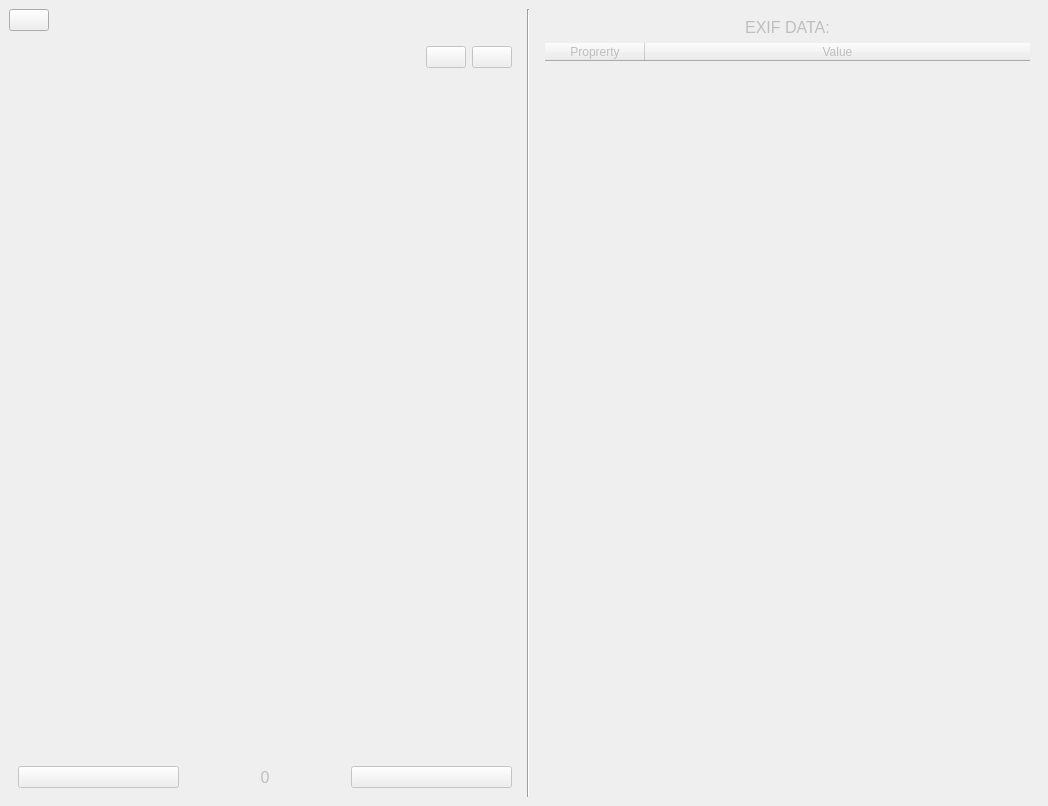
<?xml version="1.0" encoding="UTF-8"?>
<ui version="4.0">
 <class>MainWindow</class>
 <widget class="QMainWindow" name="MainWindow">
  <property name="geometry">
   <rect>
    <x>0</x>
    <y>0</y>
    <width>1048</width>
    <height>806</height>
   </rect>
  </property>
  <property name="windowTitle">
   <string>MainWindow</string>
  </property>
  <widget class="QWidget" name="centralwidget">
   <property name="sizePolicy">
    <sizepolicy hsizetype="Expanding" vsizetype="Expanding">
     <horstretch>0</horstretch>
     <verstretch>0</verstretch>
    </sizepolicy>
   </property>
   <layout class="QHBoxLayout" name="horizontalLayout">
    <item>
     <widget class="QWidget" name="widget" native="true">
      <property name="sizePolicy">
       <sizepolicy hsizetype="Minimum" vsizetype="Minimum">
        <horstretch>0</horstretch>
        <verstretch>0</verstretch>
       </sizepolicy>
      </property>
      <property name="maximumSize">
       <size>
        <width>512</width>
        <height>16777215</height>
       </size>
      </property>
      <layout class="QVBoxLayout" name="verticalLayout">
       <property name="leftMargin">
        <number>0</number>
       </property>
       <property name="topMargin">
        <number>0</number>
       </property>
       <property name="rightMargin">
        <number>0</number>
       </property>
       <property name="bottomMargin">
        <number>0</number>
       </property>
       <item>
        <widget class="QWidget" name="widget_3" native="true">
         <property name="enabled">
          <bool>true</bool>
         </property>
         <property name="sizePolicy">
          <sizepolicy hsizetype="MinimumExpanding" vsizetype="MinimumExpanding">
           <horstretch>0</horstretch>
           <verstretch>0</verstretch>
          </sizepolicy>
         </property>
         <property name="minimumSize">
          <size>
           <width>0</width>
           <height>0</height>
          </size>
         </property>
         <property name="maximumSize">
          <size>
           <width>512</width>
           <height>16777215</height>
          </size>
         </property>
         <property name="baseSize">
          <size>
           <width>0</width>
           <height>0</height>
          </size>
         </property>
         <layout class="QVBoxLayout" name="verticalLayout_2">
          <property name="leftMargin">
           <number>0</number>
          </property>
          <property name="topMargin">
           <number>0</number>
          </property>
          <property name="rightMargin">
           <number>0</number>
          </property>
          <property name="bottomMargin">
           <number>0</number>
          </property>
          <item alignment="Qt::AlignTop">
           <widget class="QWidget" name="widget_8" native="true">
            <property name="sizePolicy">
             <sizepolicy hsizetype="Minimum" vsizetype="Maximum">
              <horstretch>0</horstretch>
              <verstretch>0</verstretch>
             </sizepolicy>
            </property>
            <layout class="QHBoxLayout" name="horizontalLayout_6">
             <property name="sizeConstraint">
              <enum>QLayout::SetDefaultConstraint</enum>
             </property>
             <property name="leftMargin">
              <number>0</number>
             </property>
             <property name="topMargin">
              <number>0</number>
             </property>
             <property name="rightMargin">
              <number>0</number>
             </property>
             <property name="bottomMargin">
              <number>0</number>
             </property>
             <item>
              <widget class="QWidget" name="widget_7" native="true">
               <property name="sizePolicy">
                <sizepolicy hsizetype="Maximum" vsizetype="Maximum">
                 <horstretch>0</horstretch>
                 <verstretch>0</verstretch>
                </sizepolicy>
               </property>
               <layout class="QHBoxLayout" name="horizontalLayout_5">
                <property name="spacing">
                 <number>0</number>
                </property>
                <property name="leftMargin">
                 <number>0</number>
                </property>
                <property name="topMargin">
                 <number>0</number>
                </property>
                <property name="rightMargin">
                 <number>0</number>
                </property>
                <property name="bottomMargin">
                 <number>0</number>
                </property>
                <item>
                 <widget class="QPushButton" name="pushButton">
                  <property name="sizePolicy">
                   <sizepolicy hsizetype="Maximum" vsizetype="Maximum">
                    <horstretch>0</horstretch>
                    <verstretch>0</verstretch>
                   </sizepolicy>
                  </property>
                  <property name="toolTip">
                   <string>&lt;html&gt;&lt;head/&gt;&lt;body&gt;&lt;p&gt;Open Files&lt;/p&gt;&lt;/body&gt;&lt;/html&gt;</string>
                  </property>
                  <property name="text">
                   <string/>
                  </property>
                  <property name="icon">
                   <iconset>
                    <normaloff>Icon/folder_open-24px.svg</normaloff>Icon/folder_open-24px.svg</iconset>
                  </property>
                  <property name="iconSize">
                   <size>
                    <width>24</width>
                    <height>24</height>
                   </size>
                  </property>
                 </widget>
                </item>
               </layout>
              </widget>
             </item>
             <item>
              <widget class="QWidget" name="widget_10" native="true"/>
             </item>
            </layout>
           </widget>
          </item>
          <item alignment="Qt::AlignRight|Qt::AlignBottom">
           <widget class="QWidget" name="widget_4" native="true">
            <layout class="QHBoxLayout" name="horizontalLayout_3">
             <item>
              <widget class="QPushButton" name="pushButton_2">
               <property name="enabled">
                <bool>false</bool>
               </property>
               <property name="sizePolicy">
                <sizepolicy hsizetype="Maximum" vsizetype="Maximum">
                 <horstretch>0</horstretch>
                 <verstretch>0</verstretch>
                </sizepolicy>
               </property>
               <property name="toolTip">
                <string>&lt;html&gt;&lt;head/&gt;&lt;body&gt;&lt;p align=&quot;center&quot;&gt;See the place of the photo&lt;br/&gt;(CTRL+M)&lt;/p&gt;&lt;/body&gt;&lt;/html&gt;</string>
               </property>
               <property name="text">
                <string/>
               </property>
               <property name="icon">
                <iconset>
                 <normaloff>Icon/Map-2-icon.png</normaloff>Icon/Map-2-icon.png</iconset>
               </property>
               <property name="iconSize">
                <size>
                 <width>24</width>
                 <height>24</height>
                </size>
               </property>
               <property name="checkable">
                <bool>false</bool>
               </property>
              </widget>
             </item>
             <item>
              <widget class="QPushButton" name="pushButton_3">
               <property name="enabled">
                <bool>false</bool>
               </property>
               <property name="sizePolicy">
                <sizepolicy hsizetype="Maximum" vsizetype="Maximum">
                 <horstretch>0</horstretch>
                 <verstretch>0</verstretch>
                </sizepolicy>
               </property>
               <property name="toolTip">
                <string>&lt;html&gt;&lt;head/&gt;&lt;body&gt;&lt;p align=&quot;center&quot;&gt;Rotate 90°&lt;br/&gt;(CTRL+R)&lt;/p&gt;&lt;/body&gt;&lt;/html&gt;</string>
               </property>
               <property name="text">
                <string/>
               </property>
               <property name="icon">
                <iconset>
                 <normaloff>Icon/rotate_right-24px.svg</normaloff>Icon/rotate_right-24px.svg</iconset>
               </property>
               <property name="iconSize">
                <size>
                 <width>24</width>
                 <height>24</height>
                </size>
               </property>
              </widget>
             </item>
            </layout>
           </widget>
          </item>
          <item>
           <widget class="QWidget" name="widget_5" native="true">
            <property name="sizePolicy">
             <sizepolicy hsizetype="MinimumExpanding" vsizetype="Expanding">
              <horstretch>0</horstretch>
              <verstretch>0</verstretch>
             </sizepolicy>
            </property>
            <layout class="QHBoxLayout" name="horizontalLayout_2">
             <property name="leftMargin">
              <number>0</number>
             </property>
             <property name="topMargin">
              <number>0</number>
             </property>
             <property name="rightMargin">
              <number>0</number>
             </property>
             <property name="bottomMargin">
              <number>0</number>
             </property>
             <item>
              <widget class="QWidget" name="widget_9" native="true">
               <property name="sizePolicy">
                <sizepolicy hsizetype="Maximum" vsizetype="Maximum">
                 <horstretch>0</horstretch>
                 <verstretch>0</verstretch>
                </sizepolicy>
               </property>
               <property name="maximumSize">
                <size>
                 <width>512</width>
                 <height>512</height>
                </size>
               </property>
               <layout class="QHBoxLayout" name="horizontalLayout_7">
                <property name="leftMargin">
                 <number>0</number>
                </property>
                <property name="topMargin">
                 <number>0</number>
                </property>
                <property name="rightMargin">
                 <number>0</number>
                </property>
                <property name="bottomMargin">
                 <number>0</number>
                </property>
                <item>
                 <widget class="QLabel" name="label">
                  <property name="sizePolicy">
                   <sizepolicy hsizetype="Ignored" vsizetype="Ignored">
                    <horstretch>0</horstretch>
                    <verstretch>0</verstretch>
                   </sizepolicy>
                  </property>
                  <property name="minimumSize">
                   <size>
                    <width>0</width>
                    <height>0</height>
                   </size>
                  </property>
                  <property name="maximumSize">
                   <size>
                    <width>512</width>
                    <height>512</height>
                   </size>
                  </property>
                  <property name="baseSize">
                   <size>
                    <width>0</width>
                    <height>0</height>
                   </size>
                  </property>
                  <property name="text">
                   <string/>
                  </property>
                  <property name="textFormat">
                   <enum>Qt::AutoText</enum>
                  </property>
                  <property name="pixmap">
                   <pixmap>../../glitter_stock_10_by_kizuna_chan_d3knlpd.jpg</pixmap>
                  </property>
                  <property name="scaledContents">
                   <bool>false</bool>
                  </property>
                  <property name="alignment">
                   <set>Qt::AlignCenter</set>
                  </property>
                  <property name="wordWrap">
                   <bool>false</bool>
                  </property>
                 </widget>
                </item>
               </layout>
              </widget>
             </item>
            </layout>
           </widget>
          </item>
          <item alignment="Qt::AlignTop">
           <widget class="QWidget" name="widget_6" native="true">
            <property name="sizePolicy">
             <sizepolicy hsizetype="Minimum" vsizetype="Maximum">
              <horstretch>0</horstretch>
              <verstretch>0</verstretch>
             </sizepolicy>
            </property>
            <layout class="QHBoxLayout" name="horizontalLayout_4">
             <item>
              <widget class="QPushButton" name="pushButton_4">
               <property name="enabled">
                <bool>false</bool>
               </property>
               <property name="sizePolicy">
                <sizepolicy hsizetype="Minimum" vsizetype="Maximum">
                 <horstretch>0</horstretch>
                 <verstretch>0</verstretch>
                </sizepolicy>
               </property>
               <property name="toolTip">
                <string>&lt;html&gt;&lt;head/&gt;&lt;body&gt;&lt;p align=&quot;center&quot;&gt;Previous Image&lt;br/&gt;(Left arrow)&lt;/p&gt;&lt;/body&gt;&lt;/html&gt;</string>
               </property>
               <property name="text">
                <string/>
               </property>
               <property name="icon">
                <iconset>
                 <normaloff>Icon/arrow_back_ios-24px.svg</normaloff>Icon/arrow_back_ios-24px.svg</iconset>
               </property>
               <property name="iconSize">
                <size>
                 <width>24</width>
                 <height>24</height>
                </size>
               </property>
              </widget>
             </item>
             <item>
              <widget class="QLabel" name="label_2">
               <property name="enabled">
                <bool>false</bool>
               </property>
               <property name="font">
                <font>
                 <pointsize>12</pointsize>
                </font>
               </property>
               <property name="text">
                <string>0</string>
               </property>
               <property name="alignment">
                <set>Qt::AlignCenter</set>
               </property>
              </widget>
             </item>
             <item>
              <widget class="QPushButton" name="pushButton_5">
               <property name="enabled">
                <bool>false</bool>
               </property>
               <property name="sizePolicy">
                <sizepolicy hsizetype="Minimum" vsizetype="Maximum">
                 <horstretch>0</horstretch>
                 <verstretch>0</verstretch>
                </sizepolicy>
               </property>
               <property name="toolTip">
                <string>&lt;html&gt;&lt;head/&gt;&lt;body&gt;&lt;p align=&quot;center&quot;&gt;Next Image&lt;br/&gt;(Right Arrow)&lt;/p&gt;&lt;/body&gt;&lt;/html&gt;</string>
               </property>
               <property name="text">
                <string/>
               </property>
               <property name="icon">
                <iconset>
                 <normaloff>Icon/arrow_forward_ios-24px.svg</normaloff>Icon/arrow_forward_ios-24px.svg</iconset>
               </property>
               <property name="iconSize">
                <size>
                 <width>24</width>
                 <height>24</height>
                </size>
               </property>
              </widget>
             </item>
            </layout>
           </widget>
          </item>
         </layout>
        </widget>
       </item>
      </layout>
     </widget>
    </item>
    <item>
     <widget class="Line" name="line">
      <property name="orientation">
       <enum>Qt::Vertical</enum>
      </property>
     </widget>
    </item>
    <item alignment="Qt::AlignTop">
     <widget class="QWidget" name="widget_2" native="true">
      <property name="sizePolicy">
       <sizepolicy hsizetype="Minimum" vsizetype="Maximum">
        <horstretch>0</horstretch>
        <verstretch>0</verstretch>
       </sizepolicy>
      </property>
      <property name="minimumSize">
       <size>
        <width>0</width>
        <height>0</height>
       </size>
      </property>
      <layout class="QVBoxLayout" name="verticalLayout_3">
       <item>
        <widget class="QLabel" name="label_3">
         <property name="enabled">
          <bool>false</bool>
         </property>
         <property name="sizePolicy">
          <sizepolicy hsizetype="Minimum" vsizetype="Maximum">
           <horstretch>0</horstretch>
           <verstretch>0</verstretch>
          </sizepolicy>
         </property>
         <property name="font">
          <font>
           <pointsize>12</pointsize>
          </font>
         </property>
         <property name="text">
          <string>EXIF DATA:</string>
         </property>
         <property name="alignment">
          <set>Qt::AlignCenter</set>
         </property>
        </widget>
       </item>
       <item>
        <widget class="QTableWidget" name="tableWidget">
         <property name="enabled">
          <bool>false</bool>
         </property>
         <property name="sizePolicy">
          <sizepolicy hsizetype="Ignored" vsizetype="Maximum">
           <horstretch>0</horstretch>
           <verstretch>0</verstretch>
          </sizepolicy>
         </property>
         <property name="frameShape">
          <enum>QFrame::NoFrame</enum>
         </property>
         <property name="frameShadow">
          <enum>QFrame::Plain</enum>
         </property>
         <property name="verticalScrollBarPolicy">
          <enum>Qt::ScrollBarAsNeeded</enum>
         </property>
         <property name="horizontalScrollBarPolicy">
          <enum>Qt::ScrollBarAsNeeded</enum>
         </property>
         <property name="sizeAdjustPolicy">
          <enum>QAbstractScrollArea::AdjustToContents</enum>
         </property>
         <property name="editTriggers">
          <set>QAbstractItemView::NoEditTriggers</set>
         </property>
         <property name="alternatingRowColors">
          <bool>true</bool>
         </property>
         <property name="verticalScrollMode">
          <enum>QAbstractItemView::ScrollPerPixel</enum>
         </property>
         <property name="horizontalScrollMode">
          <enum>QAbstractItemView::ScrollPerPixel</enum>
         </property>
         <property name="gridStyle">
          <enum>Qt::SolidLine</enum>
         </property>
         <property name="sortingEnabled">
          <bool>false</bool>
         </property>
         <property name="rowCount">
          <number>0</number>
         </property>
         <attribute name="horizontalHeaderVisible">
          <bool>true</bool>
         </attribute>
         <attribute name="horizontalHeaderCascadingSectionResizes">
          <bool>true</bool>
         </attribute>
         <attribute name="horizontalHeaderHighlightSections">
          <bool>true</bool>
         </attribute>
         <attribute name="horizontalHeaderShowSortIndicator" stdset="0">
          <bool>false</bool>
         </attribute>
         <attribute name="horizontalHeaderStretchLastSection">
          <bool>true</bool>
         </attribute>
         <attribute name="verticalHeaderVisible">
          <bool>true</bool>
         </attribute>
         <attribute name="verticalHeaderCascadingSectionResizes">
          <bool>true</bool>
         </attribute>
         <attribute name="verticalHeaderHighlightSections">
          <bool>true</bool>
         </attribute>
         <attribute name="verticalHeaderShowSortIndicator" stdset="0">
          <bool>false</bool>
         </attribute>
         <column>
          <property name="text">
           <string>Proprerty</string>
          </property>
         </column>
         <column>
          <property name="text">
           <string>Value</string>
          </property>
         </column>
        </widget>
       </item>
      </layout>
     </widget>
    </item>
   </layout>
  </widget>
 </widget>
 <resources/>
 <connections/>
</ui>
